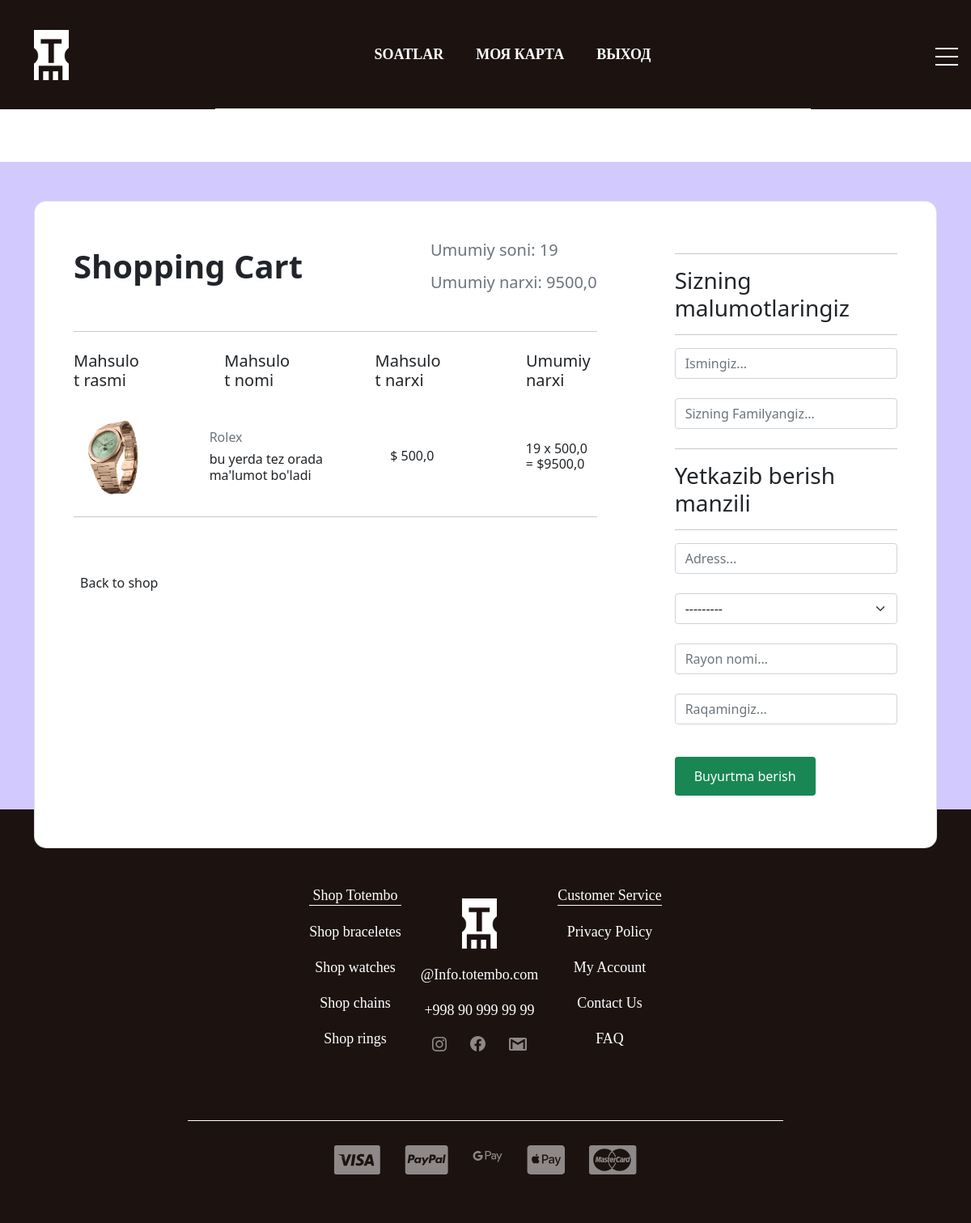
The page /ru/checkout/ (signed in) on the database its author committed.
### store/models.py (models this page shows, shortened)
class Category(models.Model):
    title = models.CharField(max_length=150, verbose_name="Kategoriya nomi")
    image = models.ImageField(upload_to='categories/', null=True, blank=True)
    slug = models.SlugField(unique=True, null=True)
    parent = models.ForeignKey('self', on_delete=models.CASCADE, null=True, blank=True,
                               verbose_name="Kategoriya",
                               related_name='subcategories')
    def get_absolute_url(self):
        return reverse('category_detail', kwargs={'slug': self.slug})
    class Meta:
        verbose_name = 'Kategoriya'
        verbose_name_plural = 'Kategoriyalar'

class Order(models.Model):
    customer = models.ForeignKey(Customer, on_delete=models.SET_NULL, blank=True, null=True)
    created_at = models.DateTimeField(auto_now_add=True)
    is_completed = models.BooleanField(default=False)
    shipping = models.BooleanField(default=True)
    class Meta:
        verbose_name = 'Buyurtma'
        verbose_name_plural = 'Buyurtmalar'
    @property
    def get_cart_total_price(self):
        order_product = self.orderproduct_set.all()
        total_price = sum([product.get_total_price for product in order_product])
        return total_price
    @property
    def get_cart_total_quantity(self):
        order_products = self.orderproduct_set.all()
        total_quantity = sum([product.quantity for product in order_products])
        return total_quantity

class OrderProduct(models.Model):
    product = models.ForeignKey(Product, on_delete=models.SET_NULL, null=True)
    order = models.ForeignKey(Order, on_delete=models.SET_NULL, null=True)
    quantity = models.IntegerField(default=0, null=True, blank=True)
    addet_at = models.DateTimeField(auto_now_add=True)
    class Meta:
        verbose_name = 'Buyurtma qilingan Mahsulot'
        verbose_name_plural = 'Buyurtma qilingan Mahsulotlar'
    @property
    def get_total_price(self):
        if self.product is not None:
            total_price = self.product.price * self.quantity
            return total_price
        return 0

class Product(models.Model):
    title = models.CharField(max_length=255, verbose_name="Mahsulot nomi")
    price = models.FloatField(verbose_name="Narxi")
    created_at = models.DateTimeField(auto_now_add=True, verbose_name="Saytga qo'yilgan vaqti")
    quantity = models.IntegerField(default=0, verbose_name="Ombordagi soni")
    description = models.TextField(default="bu yerda tez orada ma'lumot bo'ladi",
                                   verbose_name="Mahsulot haqida ma'lumot")
    category = models.ForeignKey(Category, on_delete=models.CASCADE,
                                 verbose_name="Kategoriya",
                                 related_name='products')
    slug = models.SlugField(unique=True, null=True)
    size = models.IntegerField(default=30, verbose_name="mm dagi o'lchami")
    color = models.CharField(max_length=30, default="Kumush", verbose_name="Rangi/Materiali")
    def get_first_photo(self):
        if self.images:
            try:
                return self.images.first().image.url
            except:
                return "https://img.freepik.com/premium-vector/photo-coming-soon_77760-116.jpg"
        else:
            return "https://img.freepik.com/premium-vector/photo-coming-soon_77760-116.jpg"
    class Meta:
        verbose_name = 'Mahsulot'
        verbose_name_plural = 'Mahsulotlar'

class Gallery(models.Model):
    image = models.ImageField(upload_to='products/', verbose_name="Rasm")
    product = models.ForeignKey(Product, on_delete=models.CASCADE, related_name='images')
    class Meta:
        verbose_name = 'Rasm'
        verbose_name_plural = 'Mahsulotlar galereyasi'

### store/views.py (the view)
# urls.py: path('checkout/', checkout, name='checkout'),
def checkout(request):
    cart_info = get_cart_data(request)
    context = {
        'cart_total_quantity': cart_info['cart_total_quantity'],
        'order': cart_info['order'],
        'items': cart_info['products'],
        'customer_form': CustomerForm(),
        "shipping_form": ShippingForm(),
        'title': "Buyurtma qilish",
    }
    return render(request, 'store/checkout.html', context)

### store/forms.py
class CustomerForm(forms.ModelForm):
    class Meta:
        model = Customer
        fields = ('first_name', 'last_name')
        widgets = {
            'first_name': forms.TextInput(attrs={
                'class': 'form-control',
                'placeholder': 'Ismingiz...'
            }),
            'last_name': forms.TextInput(attrs={
                'class': 'form-control',
                'placeholder': 'Sizning Familyangiz...'
            })
        }

class ShippingForm(forms.ModelForm):
    class Meta:
        model = ShippingAddress
        fields = ('address', 'city', 'state', 'phone')
        widgets = {
            'address': forms.TextInput(attrs={
                'class': 'form-control',
                'placeholder': 'Adress...'
            }),
            'city': forms.Select(attrs={
                'class': 'form-select',
                'placeholder': 'Shahar nomi...'
            }),
            'state': forms.TextInput(attrs={
                'class': 'form-control',
                'placeholder': 'Rayon nomi...'
            }),
            'phone': forms.TextInput(attrs={
                'class': 'form-control',
                'placeholder': 'Raqamingiz...'
            }),
        }

### store/models.py (called while the page is built)
    def __str__(self):
        return self.city_name

### store/templatetags/store_tags.py (called while the page is built)
@register.simple_tag()
def get_categories():
    return Category.objects.filter(parent=None)

### store/utils.py (called while the page is built)
def get_cart_data(request):
    cart = CartForAuthenticated(request)
    cart_info = cart.get_cart_info()
    return {
        'cart_total_quantity': cart_info['cart_total_quantity'],
        'cart_total_price': cart_info['cart_total_price'],
        'order': cart_info['order'],
        'products': cart_info['products']
    }

    def get_cart_info(self):
        customer, created = Customer.objects.get_or_create(
            user=self.user,
        )
        order, created = Order.objects.get_or_create(customer=customer)
        order_products = order.orderproduct_set.all()
        cart_total_quantity = order.get_cart_total_quantity
        cart_total_price = order.get_cart_total_price
        return {
            'cart_total_quantity': cart_total_quantity,
            'cart_total_price': cart_total_price,
            'order': order,
            'products': order_products
        }

### store/templates/store/checkout.html (shortened to what this page needs)
{% extends 'base.html' %}
{% block main %}
<section class="h-100 h-custom" style="background-color: #d2c9ff;">
    <div class="container py-5 h-100">
        <div class="row d-flex justify-content-center align-items-center h-100">
            <div class="col-12">
                <div class="card card-registration card-registration-2" style="border-radius: 15px;">
                    <div class="card-body p-0">
                        <div class="row g-0">
                            <div class="col-lg-8">
                                <div class="p-5">
                                    <div class="d-flex justify-content-between align-items-center mb-5">
                                        <h1 class="fw-bold mb-0 text-black">Shopping Cart</h1>
                                        <div>
                                            <h5 class="mb-0 text-muted mb-3">Umumiy soni: {{ order.get_cart_total_quantity }}</h5>
                                            <h5 class="mb-0 text-muted">Umumiy narxi: {{ order.get_cart_total_price }}</h5>
                                        </div>
                                    </div>
                                    {% for item in items %}
                                    {% include 'store/components/_cart_row.html' %}
                                    {% endfor %}
                                    <div class="pt-5">
                                        <h6 class="mb-0"><a href="#!" class="text-body">Back to shop</a></h6>
                                    </div>
                                </div>
                            </div>
                            <div class="col-lg-4 bg-grey">
                                <form action="{% url 'payment' %}" method="post" enctype="multipart/form-data">
                                    <div class="p-5">
                                        <div id="user-info">
                                            <hr>
                                            <h3>Sizning malumotlaringiz</h3>
                                            <hr>
                                            {% if request.user.first_name and request.user.last_name %}
                                            <div class="form-field mb-4">
                                                {{ customer_form.first_name }}
                                            </div>
                                            <div class="form-field mb-4">
                                                {{ customer_form.last_name }}
                                            </div>
                                            {% endif %}
                                        </div>
                                        <div id="shipping-info">
                                            <hr>
                                            <h3>Yetkazib berish manzili</h3>
                                            <hr>
                                            {% for field in shipping_form %}
                                            <div class="form-field mb-4">
                                                {{ field }}
                                            </div>
                                            {% endfor %}
                                        </div>
                                        <button class="btn btn-success" type="submit">Buyurtma berish</button>
                                    </div>
                                </form>
                            </div>
                        </div>
                    </div>
                </div>
            </div>
        </div>
    </div>
</section>
{% endblock main %}

### templates/components/header_nav_menu.html
{% load store_tags %}
{% load i18n %}
<ul class="header_nav-menu d-flex justify-content-center flex-wrap text-center">
    {% get_categories as categories %}
    {% for category in categories %}
    <li class="header_nav-item"><a class="header_nav-link " href="{{ category.get_absolute_url }}">{{ category.title|upper }}</a></li>
    {% endfor %}
    <li class="header_nav-item mt-3 mt-lg-0"><a class="header_nav-link " href="{% url 'cart' %}">{% trans 'MY CARD' %}</a>
    </li>
    {% if request.user.is_authenticated %}
    <li class="header_nav-item mt-3 mt-lg-0"><a class="header_nav-link " href="{% url 'logout' %}">{% trans 'EXIT' %}</a>
    </li>
    {% else %}
        <li class="header_nav-item mt-3 mt-lg-0"><a class="header_nav-link " href="{% url 'login_registration' %}">{% trans 'SIGN UP/SIGN IN' %}</a>
    </li>
    {% endif %}
</ul>

### store/templates/store/components/_cart_row.html (shortened to what this page needs)
<hr class="my-4">
<div class="row mb-4 d-flex justify-content-between align-items-center">
    <div class="col-md-2 col-lg-2 col-xl-2">
        <h5>Mahsulot rasmi</h5>
    </div>
    <div class="col-md-3 col-lg-3 col-xl-2">
        <h5>Mahsulot nomi</h5>
    </div>
    <div class="col-md-3 col-lg-2 col-xl-2">
        <h5>Mahsulot narxi</h5>
    </div>
    <div class="col-md-3 col-lg-2 col-xl-2">
        <h5>Umumiy narxi</h5>
    </div>
</div>
<div class="row mb-4 d-flex justify-content-between align-items-center">
    <div class="col-md-2 col-lg-2 col-xl-2">
        <img style="width: 100px;" src="{{ item.product.get_first_photo }}">
    </div>
    <div class="col-md-3 col-lg-3 col-xl-3">
        <h6 class="text-muted">{{ item.product.title }}</h6>
        <h6 class="text-black mb-0">{{ item.product.description }}</h6>
    </div>
    <div class="col-md-3 col-lg-2 col-xl-2">
        <h6 class="mb-0">$ {{ item.product.price }}</h6>
    </div>
    <div class="col-md-3 col-lg-2 col-xl-2">
        <h6 class="mb-0">
            {% for quan in item.product.orderproduct_set.all %}
            {{ item.quantity }} x {{ item.product.price }} = ${{ quan.get_total_price }}
            {% endfor %}
        </h6>
    </div>
</div>
<hr class="my-4">

### store/static/store/style/style.css (style rules this page uses)
ul, li { padding: 0; margin: 0; }
a, li { text-decoration: none; list-style: none; }
.header_nav-item { list-style: none; }
.header_nav-link { font-family: Montserrat; font-weight: 600; font-size: 18px; color: #fff; line-height: 22px; margin: 0 20px; text-decoration: none; }
.header_nav-menu { border-bottom: 1px solid white; padding: 55px 0; }
.btn { display: inline-block; border: none; color: #fff; padding: 0.75rem 1.5rem; margin-top: 1rem; transition: opacity 1s ease-in-out; text-decoration: none; }

### rows shown on the page
Category: title "SOATLAR"
Order: get_cart_total_quantity "19", get_cart_total_price "9500,0"
OrderProduct: product.get_first_photo (picture), product "Rolex", product.description "bu yerda tez orada ma'lumot bo'ladi", product.price "500,0", quantity "19", get_total_price "9500,0"
